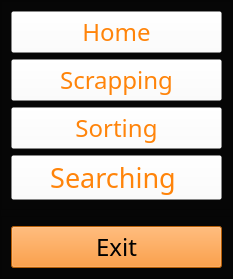
           <widget class="QWidget" name="leftMenuContainer" native="true">
            <property name="styleSheet">
             <string notr="true">background-color: transparent;</string>
            </property>
            <layout class="QVBoxLayout" name="verticalLayout_3">
             <property name="spacing">
              <number>7</number>
             </property>
             <property name="leftMargin">
              <number>0</number>
             </property>
             <property name="topMargin">
              <number>0</number>
             </property>
             <property name="rightMargin">
              <number>0</number>
             </property>
             <property name="bottomMargin">
              <number>0</number>
             </property>
             <item>
              <widget class="QFrame" name="leftMenuSubContainer">
               <property name="sizePolicy">
                <sizepolicy hsizetype="Preferred" vsizetype="Expanding">
                 <horstretch>0</horstretch>
                 <verstretch>0</verstretch>
                </sizepolicy>
               </property>
               <property name="styleSheet">
                <string notr="true">background-color: rgb(6, 6, 6);</string>
               </property>
               <property name="frameShape">
                <enum>QFrame::StyledPanel</enum>
               </property>
               <property name="frameShadow">
                <enum>QFrame::Raised</enum>
               </property>
               <layout class="QVBoxLayout" name="verticalLayout_7">
                <property name="leftMargin">
                 <number>0</number>
                </property>
                <property name="topMargin">
                 <number>0</number>
                </property>
                <property name="rightMargin">
                 <number>0</number>
                </property>
                <property name="bottomMargin">
                 <number>0</number>
                </property>
                <item>
                 <widget class="QFrame" name="upperPartBtn">
                  <property name="sizePolicy">
                   <sizepolicy hsizetype="Preferred" vsizetype="Preferred">
                    <horstretch>0</horstretch>
                    <verstretch>0</verstretch>
                   </sizepolicy>
                  </property>
                  <property name="frameShape">
                   <enum>QFrame::StyledPanel</enum>
                  </property>
                  <property name="frameShadow">
                   <enum>QFrame::Raised</enum>
                  </property>
                  <layout class="QVBoxLayout" name="verticalLayout_5">
                   <item>
                    <widget class="QPushButton" name="homeBtn">
                     <property name="font">
                      <font>
                       <family>Kristen ITC</family>
                       <pointsize>18</pointsize>
                      </font>
                     </property>
                     <property name="styleSheet">
                      <string notr="true">
QPushButton:hover{
background-color:rgb(255, 132, 10);
color: rgb(0,0,0);
}

QPushButton{
background-color:rgba(255,255,255,0.1);
color:rgb(255, 132, 10);
}</string>
                     </property>
                     <property name="text">
                      <string>Home</string>
                     </property>
                    </widget>
                   </item>
                   <item>
                    <widget class="QPushButton" name="scrappingBtn">
                     <property name="font">
                      <font>
                       <family>Kristen ITC</family>
                       <pointsize>18</pointsize>
                      </font>
                     </property>
                     <property name="styleSheet">
                      <string notr="true">
QPushButton:hover{
background-color:rgb(255, 132, 10);
color: rgb(0,0,0);
}

QPushButton{
background-color:rgba(255,255,255,0.1);
color:rgb(255, 132, 10);
}</string>
                     </property>
                     <property name="text">
                      <string>Scrapping</string>
                     </property>
                    </widget>
                   </item>
                   <item>
                    <widget class="QPushButton" name="sortingBtn">
                     <property name="font">
                      <font>
                       <family>Kristen ITC</family>
                       <pointsize>18</pointsize>
                      </font>
                     </property>
                     <property name="styleSheet">
                      <string notr="true">QPushButton:hover{
background-color:rgb(255, 132, 10);
color: rgb(0,0,0);
}

QPushButton{
background-color:rgba(255,255,255,0.1);
color:rgb(255, 132, 10);
}</string>
                     </property>
                     <property name="text">
                      <string>Sorting</string>
                     </property>
                    </widget>
                   </item>
                   <item>
                    <widget class="QPushButton" name="searchingBtn">
                     <property name="font">
                      <font>
                       <family>Kristen ITC</family>
                       <pointsize>20</pointsize>
                      </font>
                     </property>
                     <property name="styleSheet">
                      <string notr="true">
QPushButton:hover{
background-color:rgb(255, 132, 10);
color: rgb(0,0,0);
}

QPushButton{
background-color:rgba(255,255,255,0.1);
color:rgb(255, 132, 10);
}</string>
                     </property>
                     <property name="text">
                      <string>     Searching      </string>
                     </property>
                    </widget>
                   </item>
                  </layout>
                 </widget>
                </item>
                <item>
                 <widget class="QFrame" name="lowerPartBtn">
                  <property name="frameShape">
                   <enum>QFrame::StyledPanel</enum>
                  </property>
                  <property name="frameShadow">
                   <enum>QFrame::Raised</enum>
                  </property>
                  <layout class="QVBoxLayout" name="verticalLayout_6">
                   <item alignment="Qt::AlignBottom">
                    <widget class="QPushButton" name="exitBtn">
                     <property name="font">
                      <font>
                       <family>Kristen ITC</family>
                       <pointsize>18</pointsize>
                      </font>
                     </property>
                     <property name="styleSheet">
                      <string notr="true">
QPushButton:hover{
background-color:rgba(255,255,255,0.1);
color:rgb(255, 132, 10);

}

QPushButton{
background-color:rgb(255, 132, 10);
color: rgb(0,0,0);
}</string>
                     </property>
                     <property name="text">
                      <string>Exit</string>
                     </property>
                    </widget>
                   </item>
                  </layout>
                 </widget>
                </item>
               </layout>
              </widget>
             </item>
            </layout>
           </widget>
